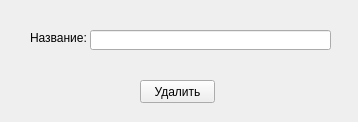
<?xml version="1.0" encoding="UTF-8"?>
<ui version="4.0">
 <class>DelTovarForm</class>
 <widget class="QWidget" name="DelTovarForm">
  <property name="geometry">
   <rect>
    <x>0</x>
    <y>0</y>
    <width>358</width>
    <height>122</height>
   </rect>
  </property>
  <property name="windowTitle">
   <string>Form</string>
  </property>
  <widget class="QPushButton" name="pushButton">
   <property name="geometry">
    <rect>
     <x>140</x>
     <y>80</y>
     <width>75</width>
     <height>23</height>
    </rect>
   </property>
   <property name="text">
    <string>Удалить</string>
   </property>
  </widget>
  <widget class="QLabel" name="label">
   <property name="geometry">
    <rect>
     <x>30</x>
     <y>30</y>
     <width>71</width>
     <height>16</height>
    </rect>
   </property>
   <property name="text">
    <string>Название:</string>
   </property>
  </widget>
  <widget class="QLineEdit" name="lineEdit">
   <property name="geometry">
    <rect>
     <x>90</x>
     <y>30</y>
     <width>241</width>
     <height>20</height>
    </rect>
   </property>
  </widget>
 </widget>
 <resources/>
 <connections/>
</ui>
